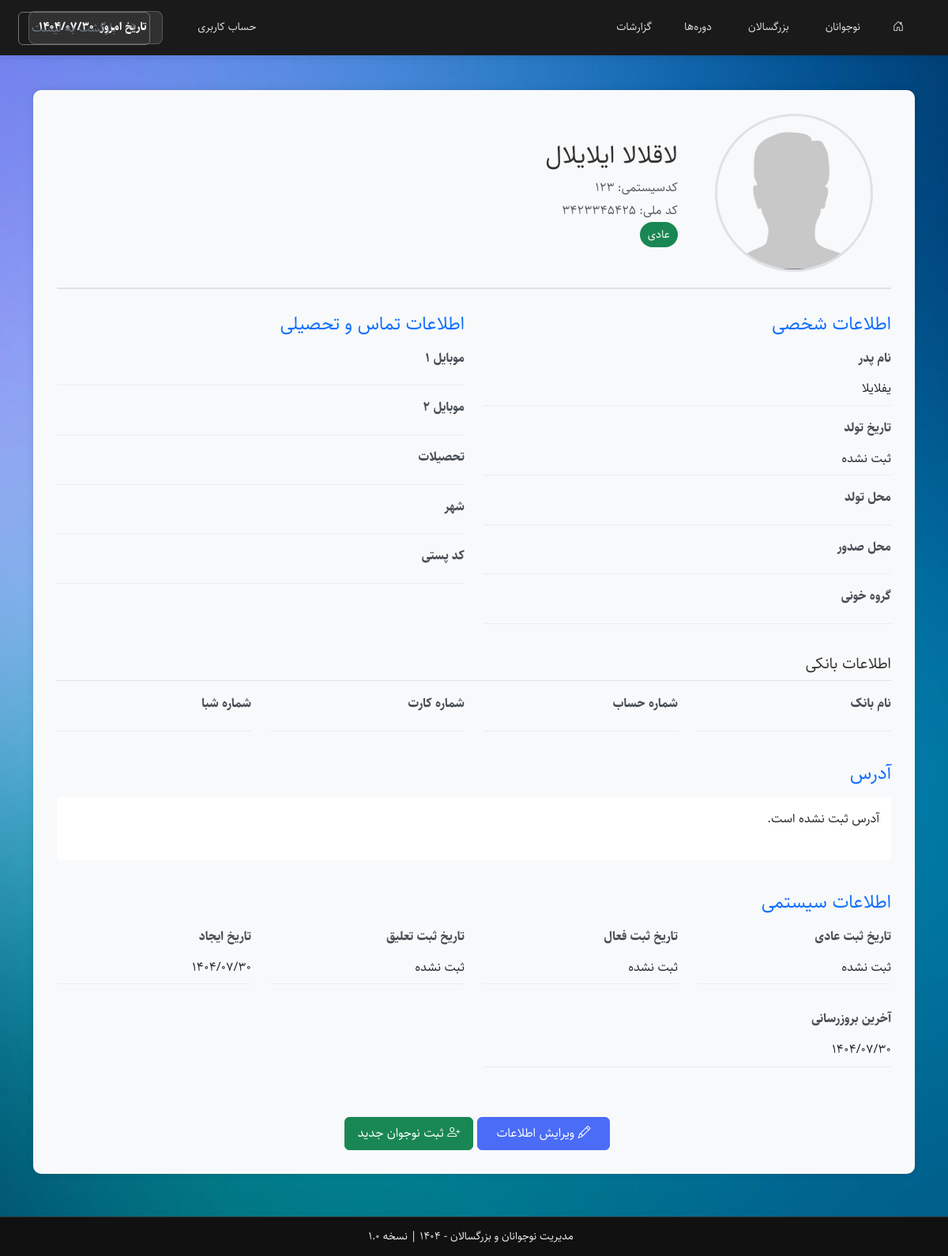
/includes/viewteen.php?TeenID=23 (signed in), run on the app's committed database.
### tables this page shows
CREATE TABLE `teen` (
  `TeenID` int(11) NOT NULL,
  `TeenSysCode` varchar(20) NOT NULL COMMENT 'کدسیستمی',
  `TeenMelli` varchar(10) NOT NULL COMMENT 'کدملی',
  `TeenName` varchar(50) NOT NULL COMMENT 'نام',
  `TeenFamily` varchar(50) NOT NULL COMMENT 'نام خانوادگی',
  `TeenFather` varchar(50) NOT NULL COMMENT 'نام پدر',
  `TeenMobile1` varchar(11) DEFAULT NULL COMMENT 'موبایل 1',
  `TeenMobile2` varchar(11) DEFAULT NULL COMMENT 'موبایل 2',
  `TeenDateBirth` date DEFAULT NULL COMMENT 'تاریخ تولد',
  `TeenRegDate` date DEFAULT NULL COMMENT 'تاریخ ثبت نام',
  `TeenStatus` enum('عادی','فعال','تعلیق') NOT NULL DEFAULT 'عادی' COMMENT 'وضعیت',
  `TeenPlaceBirth` varchar(100) DEFAULT NULL COMMENT 'محل تولد',
  `TeenPlaceCerti` varchar(100) DEFAULT NULL COMMENT 'محل صدور',
  `TeenBloodType` enum('O+','O-','A+','A-','B+','B-','AB+','AB-') DEFAULT NULL COMMENT 'گروه خونی',
  `TeenEducation` enum('اول ابتدایی','دوم ابتدایی','سوم ابتدایی','چهارم ابتدایی','پنجم ابتدایی','ششم ابتدایی','هفتم','هشتم','نهم','دهم','یازدهم','دوازدهم','فارغ التحصیل','دانشجو','دیپلم','فوق دیپلم','لیسانس','فوق لیسانس','دکتری','سایر') DEFAULT NULL COMMENT 'تحصیلات',
  `TeenAddress` text DEFAULT NULL COMMENT 'آدرس',
  `TeenZipCode` varchar(10) DEFAULT NULL COMMENT 'کدپستی',
  `TeenImage` varchar(255) DEFAULT NULL COMMENT 'تصویر پروفایل',
  `TeenCreated` timestamp NOT NULL DEFAULT current_timestamp(),
  `TeenUpdated` timestamp NOT NULL DEFAULT current_timestamp() ON UPDATE current_timestamp(),
  `TeenCity` varchar(100) DEFAULT NULL COMMENT 'شهر',
  `TeenBankName` varchar(100) DEFAULT NULL COMMENT 'نام بانک',
  `TeenAccountNumber` varchar(30) DEFAULT NULL COMMENT 'شماره حساب',
  `TeenCardNumber` varchar(20) DEFAULT NULL COMMENT 'شماره کارت',
  `TeenShebaNumber` varchar(30) DEFAULT NULL COMMENT 'شماره شبا',
  `TeenActiveDate` date DEFAULT NULL COMMENT 'تاریخ ثبت فعال',
  `TeenSuspendDate` date DEFAULT NULL COMMENT 'تاریخ ثبت تعلیق'
);

### includes/functions.php (called while the page is built, shortened)
<?php
function to_persian_date($date, $format = 'Y/m/d') {
    $date = substr($date, 0, 10);
    list($g_year, $g_month, $g_day) = explode('-', $date);
    $j_date = gregorian_to_jalali($g_year, $g_month, $g_day);
    list($j_year, $j_month, $j_day) = $j_date;
    $formatted = str_replace(
        ['Y', 'm', 'd'],
        [$j_year, sprintf('%02d', $j_month), sprintf('%02d', $j_day)],
        $format
    );
    return $formatted;
}
?>

### includes/jdf.php (called while the page is built, shortened)
<?php
 if (!function_exists('gregorian_to_jalali')) {
function gregorian_to_jalali($g_y, $g_m, $g_d)
{
    $g_days_in_month = [31, 28, 31, 30, 31, 30, 31, 31, 30, 31, 30, 31];
    $j_days_in_month = [31, 31, 31, 31, 31, 31, 30, 30, 30, 30, 30, 29];
    $gy = $g_y - 1600;
    $gm = $g_m - 1;
    $gd = $g_d - 1;
    $g_day_no = 365 * $gy + (int)(($gy + 3) / 4) - (int)(($gy + 99) / 100) + (int)(($gy + 399) / 400);
    for ($i = 0; $i < $gm; ++$i) {
        $g_day_no += $g_days_in_month[$i];
    }
    $g_day_no += $gd;
    $j_day_no = $g_day_no - 79;
    $j_np = (int)($j_day_no / 12053);
    $j_day_no %= 12053;
    $jy = 979 + 33 * $j_np + 4 * (int)($j_day_no / 1461);
    $j_day_no %= 1461;
    if ($j_day_no >= 366) {
        $jy += (int)(($j_day_no - 1) / 365);
        $j_day_no = ($j_day_no - 1) % 365;
    }
    for ($i = 0; $i < 11 && $j_day_no >= $j_days_in_month[$i]; ++$i) {
        $j_day_no -= $j_days_in_month[$i];
    }
    $jm = $i + 1;
    $jd = $j_day_no + 1;
    return [$jy, $jm, $jd];
}
}

### includes/viewteen.php (the view, shortened to what this page needs)
<?php
require_once __DIR__ . '/functions.php';
require_once __DIR__ . '/jdf.php';
$teen = null;
if (isset($_GET['TeenID']) && is_numeric($_GET['TeenID'])) {
    $teenID = (int)$_GET['TeenID'];
    $stmt = $conn->prepare("SELECT * FROM Teen WHERE TeenID = ? LIMIT 1");
    $stmt->bind_param("i", $teenID);
    if ($stmt->execute()) {
        $result = $stmt->get_result();
        if ($result->num_rows > 0) {
            $teen = $result->fetch_assoc();
        } else {
            $message = 'هیچ نوجوانی با کد مشخص شده یافت نشد.';
            $messageType = 'danger';
        }
    } else {
        $message = 'خطا در دریافت اطلاعات: ' . $conn->error;
        $messageType = 'danger';
    }
} else {
    $message = 'کد نوجوان مشخص نشده است.';
    $messageType = 'danger';
}
?>
<!DOCTYPE html>
<html lang="fa" dir="rtl">
<head>
    <link href="../assets/css/bootstrap.rtl.min.css" rel="stylesheet" />
    <link href="../assets/css/bootstrap-icons.css" rel="stylesheet" />
    <link href="../assets/css/font-face.css" rel="stylesheet" />
    <link href="../assets/css/style.css" rel="stylesheet" />
</head>
<body>
<?php include __DIR__ . '/header.php'; ?>
<div class="container py-4">
    <?php if (isset($teen)): ?>
    <div class="profile-container">
        <div class="profile-header">
            <div class="row align-items-center">
                <div class="col-md-3 text-center">
                    <img src="<?php echo !empty($teen['TeenImage']) ? '../' . $teen['TeenImage'] : '../assets/img/avatarprofile.png'; ?>"
                         class="profile-image rounded-circle"
                         alt="تصویر پروفایل">
                </div>
                <div class="col-md-9">
                    <h2 class="mb-2"><?php echo htmlspecialchars($teen['TeenName'] . ' ' . $teen['TeenFamily']); ?></h2>
                    <p class="text-muted mb-1">کدسیستمی: <?php echo htmlspecialchars($teen['TeenSysCode']); ?></p>
                    <p class="text-muted mb-1">کد ملی: <?php echo htmlspecialchars($teen['TeenMelli']); ?></p>
                    <?php
                    $statusClass = '';
                    if ($teen['TeenStatus'] === 'عادی') {
                        $statusClass = 'bg-success';
                    } elseif ($teen['TeenStatus'] === 'تعلیق') {
                        $statusClass = 'bg-warning';
                    } elseif ($teen['TeenStatus'] === 'فعال') {
                        $statusClass = 'bg-danger';
                    }
                    ?>
                    <span class="status-badge text-white <?php echo $statusClass; ?>">
                        <?php echo htmlspecialchars($teen['TeenStatus']); ?>
                    </span>
                </div>
            </div>
        </div>
        <div class="row">
            <div class="col-md-6">
                <h4 class="mb-3 text-primary">اطلاعات شخصی</h4>
                <div class="info-item">
                    <div class="info-label">نام پدر</div>
                    <div class="info-value"><?php echo htmlspecialchars($teen['TeenFather']); ?></div>
                </div>
                <div class="info-item">
                    <div class="info-label">تاریخ تولد</div>
                    <div class="info-value">
                        <?php echo !empty($teen['TeenDateBirth']) ? to_persian_date($teen['TeenDateBirth']) : 'ثبت نشده'; ?>
                    </div>
                </div>
                <div class="info-item">
                    <div class="info-label">محل تولد</div>
                    <div class="info-value"><?php echo htmlspecialchars($teen['TeenPlaceBirth'] ?? 'ثبت نشده'); ?></div>
                </div>
                <div class="info-item">
                    <div class="info-label">محل صدور</div>
                    <div class="info-value"><?php echo htmlspecialchars($teen['TeenPlaceCerti'] ?? 'ثبت نشده'); ?></div>
                </div>
                <div class="info-item">
                    <div class="info-label">گروه خونی</div>
                    <div class="info-value"><?php echo htmlspecialchars($teen['TeenBloodType'] ?? 'ثبت نشده'); ?></div>
                </div>
            </div>
            <div class="col-md-6">
                <h4 class="mb-3 text-primary">اطلاعات تماس و تحصیلی</h4>
                <div class="info-item">
                    <div class="info-label">موبایل 1</div>
                    <div class="info-value"><?php echo htmlspecialchars($teen['TeenMobile1'] ?? 'ثبت نشده'); ?></div>
                </div>
                <div class="info-item">
                    <div class="info-label">موبایل 2</div>
                    <div class="info-value"><?php echo htmlspecialchars($teen['TeenMobile2'] ?? 'ثبت نشده'); ?></div>
                </div>
                <div class="info-item">
                    <div class="info-label">تحصیلات</div>
                    <div class="info-value"><?php echo htmlspecialchars($teen['TeenEducation'] ?? 'ثبت نشده'); ?></div>
                </div>
                <div class="info-item">
                    <div class="info-label">شهر</div>
                    <div class="info-value"><?php echo htmlspecialchars($teen['TeenCity'] ?? 'ثبت نشده'); ?></div>
                </div>
                <div class="info-item">
                    <div class="info-label">کد پستی</div>
                    <div class="info-value"><?php echo htmlspecialchars($teen['TeenZipCode'] ?? 'ثبت نشده'); ?></div>
                </div>
            </div>
        </div>
						<div class="col-12 mt-4">
                        <h5 class="border-bottom pb-2 mb-3">اطلاعات بانکی</h5>
            <div class="row">
                <div class="col-md-3">
                    <div class="info-item">
                        <div class="info-label">نام بانک</div>
                        <div class="info-value"><?php echo htmlspecialchars($teen['TeenBankName'] ?? 'ثبت نشده'); ?></div>
                    </div>
                </div>
                <div class="col-md-3">
                    <div class="info-item">
                        <div class="info-label">شماره حساب</div>
                        <div class="info-value"><?php echo htmlspecialchars($teen['TeenAccountNumber'] ?? 'ثبت نشده'); ?></div>
                    </div>
                </div>
                <div class="col-md-3">
                    <div class="info-item">
                        <div class="info-label">شماره کارت</div>
                        <div class="info-value"><?php echo htmlspecialchars($teen['TeenCardNumber'] ?? 'ثبت نشده'); ?></div>
                    </div>
                </div>
                <div class="col-md-3">
                    <div class="info-item">
                        <div class="info-label">شماره شبا</div>
                        <div class="info-value"><?php echo htmlspecialchars($teen['TeenShebaNumber'] ?? 'ثبت نشده'); ?></div>
                    </div>
                </div>
            </div>
        </div>
        <div class="row mt-4">
            <div class="col-12">
                <h4 class="mb-3 text-primary">آدرس</h4>
                <div class="info-item">
                    <div class="info-value" style="border-bottom: none; padding: 15px; background-color: #fff; border-radius: 5px; min-height: 80px;">
                        <?php echo !empty($teen['TeenAddress']) ? nl2br(htmlspecialchars($teen['TeenAddress'])) : 'آدرس ثبت نشده است.'; ?>
                    </div>
                </div>
            </div>
        </div>
        <div class="row mt-4">
            <div class="col-12">
                <h4 class="mb-3 text-primary">اطلاعات سیستمی</h4>
                <div class="row">
                    <div class="col-md-3">
                        <div class="info-item">
                            <div class="info-label">تاریخ ثبت عادی</div>
                            <div class="info-value">
                                <?php echo !empty($teen['TeenRegDate']) ? to_persian_date($teen['TeenRegDate']) : 'ثبت نشده'; ?>
                            </div>
                        </div>
                    </div>
                    <div class="col-md-3">
                        <div class="info-item">
                            <div class="info-label">تاریخ ثبت فعال</div>
                            <div class="info-value">
                                <?php echo !empty($teen['TeenActiveDate']) ? to_persian_date($teen['TeenActiveDate']) : 'ثبت نشده'; ?>
                            </div>
                        </div>
                    </div>
                    <div class="col-md-3">
                        <div class="info-item">
                            <div class="info-label">تاریخ ثبت تعلیق</div>
                            <div class="info-value">
                                <?php echo !empty($teen['TeenSuspendDate']) ? to_persian_date($teen['TeenSuspendDate']) : 'ثبت نشده'; ?>
                            </div>
                        </div>
                    </div>
                    <div class="col-md-3">
                        <div class="info-item">
                            <div class="info-label">تاریخ ایجاد</div>
                            <div class="info-value">
                                <?php echo to_persian_date($teen['TeenCreated']); ?>
                            </div>
                        </div>
                    </div>
                </div>
                <div class="row mt-3">
                    <div class="col-md-6">
                        <div class="info-item">
                            <div class="info-label">آخرین بروزرسانی</div>
                            <div class="info-value">
                                <?php echo to_persian_date($teen['TeenUpdated']); ?>
                            </div>
                        </div>
                    </div>
                </div>
            </div>
        </div>
        <div class="row mt-5">
            <div class="col-12 text-center">
                <a href="editteen.php?TeenID=<?php echo $teen['TeenID']; ?>" class="btn btn-primary px-4">
                    <i class="bi bi-pencil"></i> ویرایش اطلاعات
                </a>
                <a href="listteen.php" class="btn btn-outline-secondary me-2">
                    <i class="bi bi-arrow-right"></i> بازگشت به لیست
                </a>
                <a href="regteen.php" class="btn btn-success me-2">
                    <i class="bi bi-person-plus"></i> ثبت نوجوان جدید
                </a>
            </div>
        </div>
    </div>
    <?php endif; ?>
</div>
<?php include __DIR__ . '/footer.php'; ?>
</body>
</html>

### assets/css/style.css (style rules this page uses)
:root { --header-height: 70px; --footer-height: 50px; --mobile-breakpoint: 992px; --transition-speed: 0.3s; --primary-color: #4a6cf7; --primary-dark: #3a5bd9; --text-color: #333; --light-bg: #f8f9fa; --border-color: #e9ecef; --card-shadow: 0 0.125rem 0.5rem rgba(0, 0, 0, 0.05); --shadow-md: 0 10px 15px -3px rgba(0, 0, 0, 0.1); --border-radius: 0.375rem; --border-radius-lg: 0.5rem; }
html, body { height: 100%; margin: 0; padding: 0; overflow-x: hidden; font-family: 'Sahel', Tahoma, sans-serif; font-size: 16px; line-height: 1.6; color: var(--text-color); direction: rtl; text-align: right; }
body { display: flex; flex-direction: column; min-height: 100vh; background-color: #fff; padding-top: var(--header-height); padding-bottom: var(--footer-height); }
.btn { padding: 0.5rem 1rem; border-radius: var(--border-radius); font-weight: 500; transition: all 0.2s ease; cursor: pointer; }
.btn-primary { background-color: var(--primary-color); border-color: var(--primary-color); color: white; }
.btn-outline-secondary { position: absolute; top: 15px; left: 15px; z-index: 9999; display: flex; align-items: center; gap: 10px; }
.mt-4 { margin-top: 1.5rem !important; }
.mb-3 { margin-bottom: 1rem !important; }
.mt-3 { margin-top: 1rem !important; }

### includes/viewteen.php (style rules this page uses)
body { padding-bottom: 60px; }
.profile-container { background-color: #f8f9fa; border-radius: 10px; padding: 30px; margin: 20px 0; box-shadow: 0 0 10px rgba(0,0,0,0.1); }
.profile-header { border-bottom: 2px solid #dee2e6; padding-bottom: 20px; margin-bottom: 30px; }
.profile-image { width: 200px; height: 200px; object-fit: cover; border: 3px solid #dee2e6; }
.info-label { font-weight: bold; color: #495057; margin-bottom: 5px; }
.info-value { color: #212529; margin-bottom: 15px; padding: 8px 0; border-bottom: 1px solid #e9ecef; }
.status-badge { font-size: 0.9rem; padding: 5px 10px; border-radius: 20px; }

### includes/footer.php (style rules this page uses)
body { position: relative; min-height: 100vh; }

### data on the page
teen: TeenName+TeenFamily "لاقلالا ایلایلال", TeenSysCode "123", TeenMelli "3423345425", TeenStatus "عادی", TeenFather "یفلایلا", TeenCreated "1404/07/30", TeenUpdated "1404/07/30"
